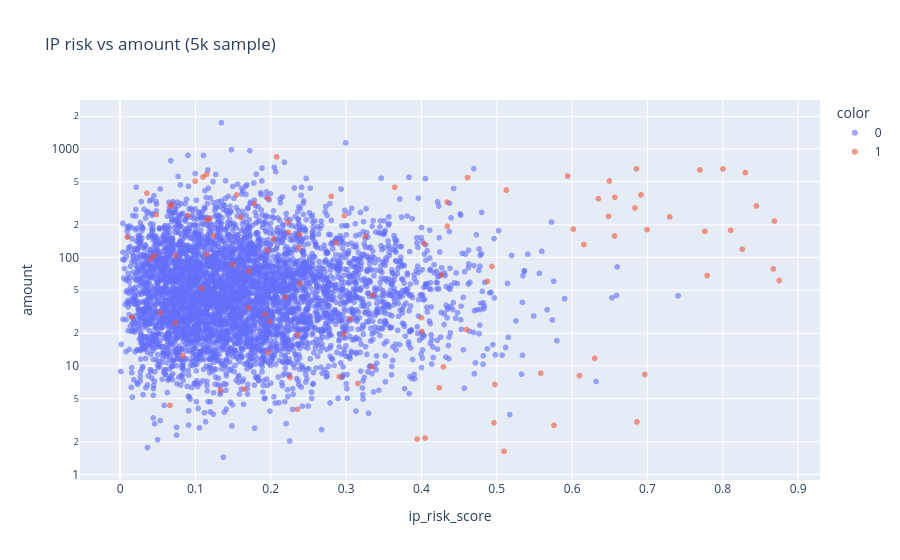

Notebook code cell kept with this figure:
### Code cell
px.scatter(df.sample(5000, random_state=1), x='ip_risk_score', y='amount', color=df.sample(5000, random_state=1).is_fraud.astype(str), log_y=True, opacity=.6, title='IP risk vs amount (5k sample)')
